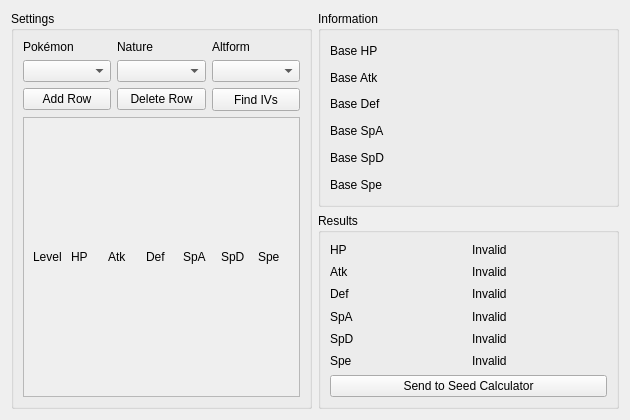
<?xml version="1.0" encoding="UTF-8"?>
<ui version="4.0">
 <class>IVCalculator</class>
 <widget class="QWidget" name="IVCalculator">
  <property name="geometry">
   <rect>
    <x>0</x>
    <y>0</y>
    <width>630</width>
    <height>420</height>
   </rect>
  </property>
  <property name="minimumSize">
   <size>
    <width>630</width>
    <height>420</height>
   </size>
  </property>
  <property name="windowTitle">
   <string>IV Calculator</string>
  </property>
  <layout class="QGridLayout" name="gridLayout_3">
   <item row="0" column="0" rowspan="2">
    <widget class="QGroupBox" name="groupBoxSettings">
     <property name="title">
      <string>Settings</string>
     </property>
     <layout class="QGridLayout" name="gridLayout">
      <item row="0" column="0">
       <widget class="QLabel" name="labelSpecies">
        <property name="text">
         <string>Pokémon</string>
        </property>
       </widget>
      </item>
      <item row="0" column="1">
       <widget class="QLabel" name="labelNature">
        <property name="text">
         <string>Nature</string>
        </property>
       </widget>
      </item>
      <item row="0" column="2">
       <widget class="QLabel" name="labelAltForm">
        <property name="text">
         <string>Altform</string>
        </property>
       </widget>
      </item>
      <item row="1" column="0">
       <widget class="QComboBox" name="comboBoxPokemon"/>
      </item>
      <item row="1" column="1">
       <widget class="QComboBox" name="comboBoxNature"/>
      </item>
      <item row="1" column="2">
       <widget class="QComboBox" name="comboBoxAltForm"/>
      </item>
      <item row="2" column="0">
       <widget class="QPushButton" name="pushButtonAddRow">
        <property name="text">
         <string>Add Row</string>
        </property>
       </widget>
      </item>
      <item row="2" column="1">
       <widget class="QPushButton" name="pushButtonDeleteRow">
        <property name="text">
         <string>Delete Row</string>
        </property>
       </widget>
      </item>
      <item row="2" column="2">
       <widget class="QPushButton" name="pushButtonFindIVs">
        <property name="sizePolicy">
         <sizepolicy hsizetype="Preferred" vsizetype="Fixed">
          <horstretch>0</horstretch>
          <verstretch>0</verstretch>
         </sizepolicy>
        </property>
        <property name="minimumSize">
         <size>
          <width>0</width>
          <height>23</height>
         </size>
        </property>
        <property name="text">
         <string>Find IVs</string>
        </property>
       </widget>
      </item>
      <item row="3" column="0" colspan="3">
       <widget class="QScrollArea" name="scrollArea">
        <property name="widgetResizable">
         <bool>true</bool>
        </property>
        <widget class="QWidget" name="scrollAreaWidgetContents">
         <property name="geometry">
          <rect>
           <x>0</x>
           <y>0</y>
           <width>277</width>
           <height>283</height>
          </rect>
         </property>
         <layout class="QGridLayout" name="gridLayoutEntry">
          <item row="0" column="0">
           <widget class="QLabel" name="labelLevel">
            <property name="sizePolicy">
             <sizepolicy hsizetype="Preferred" vsizetype="Fixed">
              <horstretch>0</horstretch>
              <verstretch>0</verstretch>
             </sizepolicy>
            </property>
            <property name="text">
             <string>Level</string>
            </property>
           </widget>
          </item>
          <item row="0" column="1">
           <widget class="QLabel" name="labelHP">
            <property name="sizePolicy">
             <sizepolicy hsizetype="Preferred" vsizetype="Fixed">
              <horstretch>0</horstretch>
              <verstretch>0</verstretch>
             </sizepolicy>
            </property>
            <property name="text">
             <string>HP</string>
            </property>
           </widget>
          </item>
          <item row="0" column="2">
           <widget class="QLabel" name="labelAtk">
            <property name="sizePolicy">
             <sizepolicy hsizetype="Preferred" vsizetype="Fixed">
              <horstretch>0</horstretch>
              <verstretch>0</verstretch>
             </sizepolicy>
            </property>
            <property name="text">
             <string>Atk</string>
            </property>
           </widget>
          </item>
          <item row="0" column="3">
           <widget class="QLabel" name="labelDef">
            <property name="sizePolicy">
             <sizepolicy hsizetype="Preferred" vsizetype="Fixed">
              <horstretch>0</horstretch>
              <verstretch>0</verstretch>
             </sizepolicy>
            </property>
            <property name="text">
             <string>Def</string>
            </property>
           </widget>
          </item>
          <item row="0" column="4">
           <widget class="QLabel" name="labelSpA">
            <property name="sizePolicy">
             <sizepolicy hsizetype="Preferred" vsizetype="Fixed">
              <horstretch>0</horstretch>
              <verstretch>0</verstretch>
             </sizepolicy>
            </property>
            <property name="text">
             <string>SpA</string>
            </property>
           </widget>
          </item>
          <item row="0" column="5">
           <widget class="QLabel" name="labelSpD">
            <property name="sizePolicy">
             <sizepolicy hsizetype="Preferred" vsizetype="Fixed">
              <horstretch>0</horstretch>
              <verstretch>0</verstretch>
             </sizepolicy>
            </property>
            <property name="text">
             <string>SpD</string>
            </property>
           </widget>
          </item>
          <item row="0" column="6">
           <widget class="QLabel" name="labelSpe">
            <property name="sizePolicy">
             <sizepolicy hsizetype="Preferred" vsizetype="Fixed">
              <horstretch>0</horstretch>
              <verstretch>0</verstretch>
             </sizepolicy>
            </property>
            <property name="text">
             <string>Spe</string>
            </property>
           </widget>
          </item>
         </layout>
        </widget>
       </widget>
      </item>
     </layout>
    </widget>
   </item>
   <item row="0" column="1">
    <widget class="QGroupBox" name="groupBoxInformation">
     <property name="title">
      <string>Information</string>
     </property>
     <layout class="QGridLayout" name="gridLayout_4">
      <item row="0" column="0">
       <widget class="QLabel" name="labelBaseHP">
        <property name="text">
         <string>Base HP</string>
        </property>
       </widget>
      </item>
      <item row="0" column="1">
       <widget class="QLabel" name="labelBaseHPValue">
        <property name="text">
         <string/>
        </property>
       </widget>
      </item>
      <item row="1" column="0">
       <widget class="QLabel" name="labelBaseAtk">
        <property name="text">
         <string>Base Atk</string>
        </property>
       </widget>
      </item>
      <item row="1" column="1">
       <widget class="QLabel" name="labelBaseAtkValue">
        <property name="text">
         <string/>
        </property>
       </widget>
      </item>
      <item row="2" column="0">
       <widget class="QLabel" name="labelBaseDef">
        <property name="text">
         <string>Base Def</string>
        </property>
       </widget>
      </item>
      <item row="2" column="1">
       <widget class="QLabel" name="labelBaseDefValue">
        <property name="text">
         <string/>
        </property>
       </widget>
      </item>
      <item row="3" column="0">
       <widget class="QLabel" name="labelBaseSpA">
        <property name="text">
         <string>Base SpA</string>
        </property>
       </widget>
      </item>
      <item row="3" column="1">
       <widget class="QLabel" name="labelBaseSpAValue">
        <property name="text">
         <string/>
        </property>
       </widget>
      </item>
      <item row="4" column="0">
       <widget class="QLabel" name="labelBaseSpD">
        <property name="text">
         <string>Base SpD</string>
        </property>
       </widget>
      </item>
      <item row="4" column="1">
       <widget class="QLabel" name="labelBaseSpDValue">
        <property name="text">
         <string/>
        </property>
       </widget>
      </item>
      <item row="5" column="0">
       <widget class="QLabel" name="labelBaseSpe">
        <property name="text">
         <string>Base Spe</string>
        </property>
       </widget>
      </item>
      <item row="5" column="1">
       <widget class="QLabel" name="labelBaseSpeValue">
        <property name="text">
         <string/>
        </property>
       </widget>
      </item>
     </layout>
    </widget>
   </item>
   <item row="1" column="1">
    <widget class="QGroupBox" name="groupBoxResults">
     <property name="title">
      <string>Results</string>
     </property>
     <layout class="QGridLayout" name="gridLayout_5">
      <item row="4" column="0">
       <widget class="QLabel" name="labelSpDIV">
        <property name="text">
         <string>SpD</string>
        </property>
       </widget>
      </item>
      <item row="2" column="1">
       <widget class="QLabel" name="labelDefIVValue">
        <property name="text">
         <string>Invalid</string>
        </property>
       </widget>
      </item>
      <item row="3" column="1">
       <widget class="QLabel" name="labelSpAIVValue">
        <property name="text">
         <string>Invalid</string>
        </property>
       </widget>
      </item>
      <item row="0" column="0">
       <widget class="QLabel" name="labelHPIV">
        <property name="text">
         <string>HP</string>
        </property>
       </widget>
      </item>
      <item row="5" column="0">
       <widget class="QLabel" name="labelSpeIV">
        <property name="text">
         <string>Spe</string>
        </property>
       </widget>
      </item>
      <item row="3" column="0">
       <widget class="QLabel" name="labelSpAIV">
        <property name="text">
         <string>SpA</string>
        </property>
       </widget>
      </item>
      <item row="5" column="1">
       <widget class="QLabel" name="labelSpeIVValue">
        <property name="text">
         <string>Invalid</string>
        </property>
       </widget>
      </item>
      <item row="0" column="1">
       <widget class="QLabel" name="labelHPIVValue">
        <property name="text">
         <string>Invalid</string>
        </property>
       </widget>
      </item>
      <item row="4" column="1">
       <widget class="QLabel" name="labelSpDIVValue">
        <property name="text">
         <string>Invalid</string>
        </property>
       </widget>
      </item>
      <item row="1" column="0">
       <widget class="QLabel" name="labelAtkIV">
        <property name="text">
         <string>Atk</string>
        </property>
       </widget>
      </item>
      <item row="1" column="1">
       <widget class="QLabel" name="labelAtkIVValue">
        <property name="text">
         <string>Invalid</string>
        </property>
       </widget>
      </item>
      <item row="2" column="0">
       <widget class="QLabel" name="labelDefIV">
        <property name="text">
         <string>Def</string>
        </property>
       </widget>
      </item>
      <item row="6" column="0" colspan="2">
       <widget class="QPushButton" name="pushButtonSend">
        <property name="text">
         <string>Send to Seed Calculator</string>
        </property>
       </widget>
      </item>
     </layout>
    </widget>
   </item>
  </layout>
 </widget>
 <resources/>
 <connections/>
</ui>
